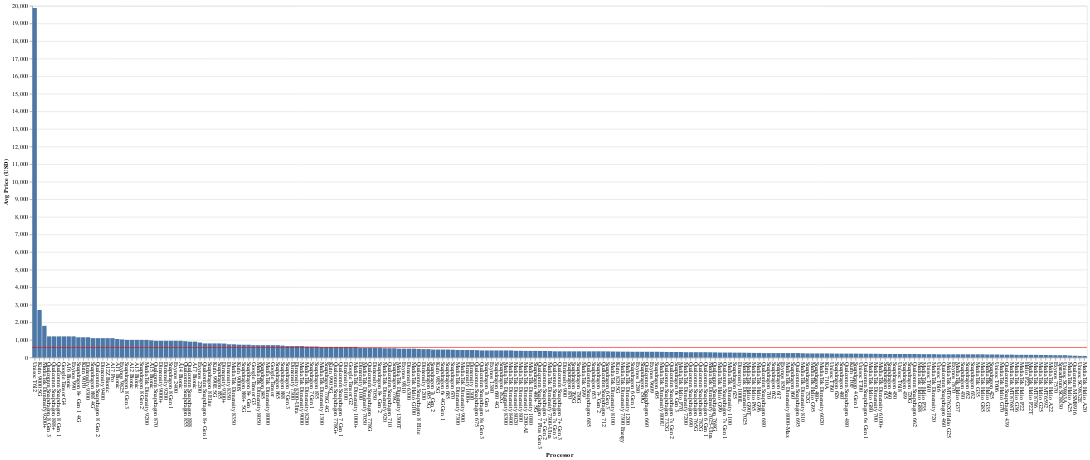

The cell this chart's notebook holds for it:
### Code cell
# Visualization 5: Processor price comparison
df_grouped = df.groupby("Processor")["Launched Price (USA) USD"].median().reset_index()

# Sort by average price
df_grouped = df_grouped.sort_values(by="Launched Price (USA) USD", ascending=False)

# Bar chart
bar = alt.Chart(df_grouped).mark_bar().encode(
    x=alt.X("Processor:N", sort='-y', title="Processor"),
    y=alt.Y("Launched Price (USA) USD:Q", title="Avg Price (USD)"),
    tooltip=["Processor", "Launched Price (USA) USD"]
).properties(width=1800, height=600)

# Optional: Add a horizontal line with global average
mean_line = alt.Chart(df_grouped).mark_rule(color='red').encode(
    y='mean(Launched Price (USA) USD):Q'
)

# Show combined chart
chart = (bar + mean_line).configure_axisX(labelAngle=90)
chart

### Figure 1 — Vega-Lite specification as saved in the notebook (floating-point values rounded to 4 significant figures; data arrays with more than 128 entries replaced by an {"elided": "..."} marker saying what was removed)
{"config": {"view": {"continuousWidth": 300, "continuousHeight": 300}, "axisX": {"labelAngle": 90}}, "layer": [{"mark": {"type": "bar"}, "encoding": {"tooltip": [{"field": "Processor", "type": "nominal"}, {"field": "Launched Price (USA) USD", "type": "quantitative"}], "x": {"field": "Processor", "sort": "-y", "title": "Processor", "type": "nominal"}, "y": {"field": "Launched Price (USA) USD", "title": "Avg Price (USD)", "type": "quantitative"}}}, {"mark": {"type": "rule", "color": "red"}, "encoding": {"y": {"aggregate": "mean", "field": "Launched Price (USA) USD", "type": "quantitative"}}}], "data": {"name": "data-de126abf9d470dca9dd5ef4b897d4aeb"}, "height": 600, "width": 1800, "$schema": "https://vega.github.io/schema/vega-lite/v5.20.1.json", "datasets": {"data-de126abf9d470dca9dd5ef4b897d4aeb": {"elided": "217 records"}}}
